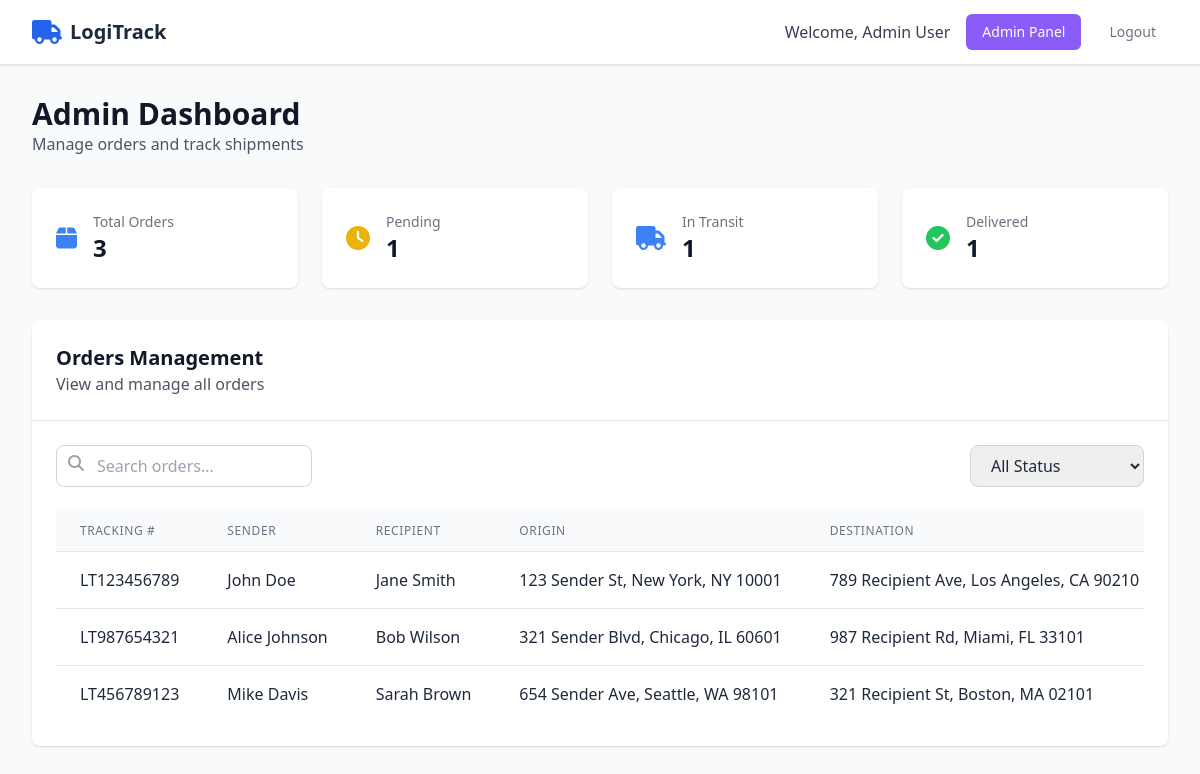
/admin.php (signed in), run on the app's committed database.
### tables this page shows
CREATE TABLE orders (
    id INT AUTO_INCREMENT PRIMARY KEY,
    tracking_number VARCHAR(50) NOT NULL UNIQUE,
    sender_name VARCHAR(100) NOT NULL,
    sender_address TEXT NOT NULL,
    sender_phone VARCHAR(20),
    sender_email VARCHAR(100),
    recipient_name VARCHAR(100) NOT NULL,
    recipient_address TEXT NOT NULL,
    recipient_phone VARCHAR(20),
    recipient_email VARCHAR(100),
    package_weight DECIMAL(10,2) NOT NULL,
    package_dimensions VARCHAR(50),
    service_type ENUM('standard', 'express', 'overnight', 'international') NOT NULL,
    special_instructions TEXT,
    status ENUM('pending', 'in_transit', 'out_for_delivery', 'delivered', 'cancelled') DEFAULT 'pending',
    current_location VARCHAR(255),
    estimated_delivery_date DATE,
    actual_delivery_date DATE,
    user_id INT,
    created_at TIMESTAMP DEFAULT CURRENT_TIMESTAMP,
    updated_at TIMESTAMP DEFAULT CURRENT_TIMESTAMP ON UPDATE CURRENT_TIMESTAMP,
    FOREIGN KEY (user_id) REFERENCES users(id) ON DELETE SET NULL
);

### functions/orders.php (called while the page is built, shortened)
<?php
function getAllOrders($filters = []) {
    try {
        $pdo = getDatabaseConnection();
        $sql = "SELECT o.*, u.full_name as customer_name
                FROM orders o
                LEFT JOIN users u ON o.user_id = u.id";
        $params = [];
        $sql .= " ORDER BY o.created_at DESC";
        $stmt = $pdo->prepare($sql);
        $stmt->execute($params);
        return $stmt->fetchAll();
    } catch (Exception $e) {
        error_log("Error getting orders: " . $e->getMessage());
        return [];
    }
}
function getOrderStatistics() {
    try {
        $pdo = getDatabaseConnection();
        $sql = "SELECT
                    COUNT(*) as total_orders,
                    SUM(CASE WHEN status = 'pending' THEN 1 ELSE 0 END) as pending_orders,
                    SUM(CASE WHEN status = 'in_transit' THEN 1 ELSE 0 END) as in_transit_orders,
                    SUM(CASE WHEN status = 'out_for_delivery' THEN 1 ELSE 0 END) as out_for_delivery_orders,
                    SUM(CASE WHEN status = 'delivered' THEN 1 ELSE 0 END) as delivered_orders,
                    SUM(CASE WHEN status = 'cancelled' THEN 1 ELSE 0 END) as cancelled_orders
                FROM orders";
        $stmt = $pdo->prepare($sql);
        $stmt->execute();
        return $stmt->fetch();
    } catch (Exception $e) {
        error_log("Error getting order statistics: " . $e->getMessage());
        return [];
    }
}
?>

### admin.php (the view, shortened to what this page needs)
<?php
require_once 'functions/orders.php';
include 'includes/header.php';
$statistics = getOrderStatistics();
$filters = [
    'status' => $_GET['status'] ?? '',
    'search' => $_GET['search'] ?? ''
];
$orders = getAllOrders($filters);
?>
<div class="min-h-screen bg-gray-50 py-8">
    <div class="max-w-7xl mx-auto px-4 sm:px-6 lg:px-8">
        <div class="mb-8">
            <h1 class="text-3xl font-bold text-gray-900">Admin Dashboard</h1>
            <p class="text-gray-600">Manage orders and track shipments</p>
        </div>
        <div class="grid grid-cols-1 md:grid-cols-2 lg:grid-cols-4 gap-6 mb-8">
            <div class="bg-white rounded-lg shadow p-6">
                <div class="flex items-center">
                    <div class="flex-shrink-0">
                        <i class="fas fa-box text-blue-500 text-2xl"></i>
                    </div>
                    <div class="ml-4">
                        <p class="text-sm font-medium text-gray-500">Total Orders</p>
                        <p class="text-2xl font-bold text-gray-900"><?php echo $statistics['total_orders'] ?? 0; ?></p>
                    </div>
                </div>
            </div>
            <div class="bg-white rounded-lg shadow p-6">
                <div class="flex items-center">
                    <div class="flex-shrink-0">
                        <i class="fas fa-clock text-yellow-500 text-2xl"></i>
                    </div>
                    <div class="ml-4">
                        <p class="text-sm font-medium text-gray-500">Pending</p>
                        <p class="text-2xl font-bold text-gray-900"><?php echo $statistics['pending_orders'] ?? 0; ?></p>
                    </div>
                </div>
            </div>
            <div class="bg-white rounded-lg shadow p-6">
                <div class="flex items-center">
                    <div class="flex-shrink-0">
                        <i class="fas fa-truck text-blue-500 text-2xl"></i>
                    </div>
                    <div class="ml-4">
                        <p class="text-sm font-medium text-gray-500">In Transit</p>
                        <p class="text-2xl font-bold text-gray-900"><?php echo $statistics['in_transit_orders'] ?? 0; ?></p>
                    </div>
                </div>
            </div>
            <div class="bg-white rounded-lg shadow p-6">
                <div class="flex items-center">
                    <div class="flex-shrink-0">
                        <i class="fas fa-check-circle text-green-500 text-2xl"></i>
                    </div>
                    <div class="ml-4">
                        <p class="text-sm font-medium text-gray-500">Delivered</p>
                        <p class="text-2xl font-bold text-gray-900"><?php echo $statistics['delivered_orders'] ?? 0; ?></p>
                    </div>
                </div>
            </div>
        </div>
        <div class="bg-white rounded-lg shadow">
            <div class="p-6 border-b border-gray-200">
                <h2 class="text-xl font-bold text-gray-900">Orders Management</h2>
                <p class="text-gray-600">View and manage all orders</p>
            </div>
            <div class="p-6">
                <div class="mb-6 flex flex-col md:flex-row justify-between items-center gap-4">
                    <div class="relative">
                        <input type="text" id="adminSearch" placeholder="Search orders..." class="pl-10 pr-4 py-2 border border-gray-300 rounded-lg focus:outline-none focus:ring-2 focus:ring-primary w-full md:w-64">
                        <i class="fas fa-search absolute left-3 top-2.5 text-gray-400"></i>
                    </div>
                    <select id="statusFilter" class="px-4 py-2 border border-gray-300 rounded-lg focus:outline-none focus:ring-2 focus:ring-primary">
                        <option value="">All Status</option>
                    </select>
                </div>
                <div class="overflow-x-auto">
                    <table class="min-w-full divide-y divide-gray-200">
                        <thead class="bg-gray-50">
                            <tr>
                                <th scope="col" class="px-6 py-3 text-left text-xs font-medium text-gray-500 uppercase tracking-wider">Tracking #</th>
                                <th scope="col" class="px-6 py-3 text-left text-xs font-medium text-gray-500 uppercase tracking-wider">Sender</th>
                                <th scope="col" class="px-6 py-3 text-left text-xs font-medium text-gray-500 uppercase tracking-wider">Recipient</th>
                                <th scope="col" class="px-6 py-3 text-left text-xs font-medium text-gray-500 uppercase tracking-wider">Origin</th>
                                <th scope="col" class="px-6 py-3 text-left text-xs font-medium text-gray-500 uppercase tracking-wider">Destination</th>
                            </tr>
                        </thead>
                        <tbody id="ordersTableBody" class="bg-white divide-y divide-gray-200">
                            <?php foreach ($orders as $order): ?>
                            <tr>
                                <td class="px-6 py-4 whitespace-nowrap"><?php echo htmlspecialchars($order['tracking_number']); ?></td>
                                <td class="px-6 py-4 whitespace-nowrap"><?php echo htmlspecialchars($order['sender_name']); ?></td>
                                <td class="px-6 py-4 whitespace-nowrap"><?php echo htmlspecialchars($order['recipient_name']); ?></td>
                                <td class="px-6 py-4 whitespace-nowrap"><?php echo htmlspecialchars($order['sender_address']); ?></td>
                                <td class="px-6 py-4 whitespace-nowrap"><?php echo htmlspecialchars($order['recipient_address']); ?></td>
                            </tr>
                            <?php endforeach; ?>
                        </tbody>
                    </table>
                </div>
            </div>
        </div>
    </div>
</div>
<?php
include 'includes/footer.php';
?>

### includes/header.php (shortened to what this page needs)
<?php
$currentUser = null;
if (isset($_SESSION['logged_in']) && $_SESSION['logged_in']) {
    $currentUser = [
        'id' => $_SESSION['user_id'],
        'name' => $_SESSION['user_name'],
        'email' => $_SESSION['user_email'],
        'user_type' => $_SESSION['user_type']
    ];
}
?>
<!DOCTYPE html>
<html lang="en">
<head>
    <script src="https://cdn.tailwindcss.com"></script>
    <link rel="stylesheet" href="https://cdnjs.cloudflare.com/ajax/libs/font-awesome/6.4.0/css/all.min.css">
    <link rel="stylesheet" href="assets/css/style.css">
</head>
<body class="bg-light text-dark font-sans">
    <nav class="navbar">
        <div class="max-w-7xl mx-auto px-4 sm:px-6 lg:px-8">
            <div class="flex justify-between h-16">
                <div class="flex items-center">
                    <div class="flex-shrink-0 flex items-center">
                        <a href="index.php" class="navbar-brand">
                            <i class="fas fa-truck text-primary text-2xl mr-2"></i>
                            <span class="text-xl font-bold text-dark">LogiTrack</span>
                        </a>
                    </div>
                </div>
                <div class="flex items-center">
                    <div class="flex items-center space-x-2">
                        <?php if ($currentUser): ?>
                            <div class="flex items-center space-x-4">
                                <span class="text-gray-700">Welcome, <?php echo htmlspecialchars($currentUser['name']); ?></span>
                                <?php if ($currentUser['user_type'] === 'admin'): ?>
                                    <a href="admin.php" class="bg-accent hover:bg-purple-700 text-white px-4 py-2 rounded-md text-sm font-medium">
                                        Admin Panel
                                    </a>
                                <?php endif; ?>
                                <button onclick="logout()" class="text-gray-500 hover:text-gray-900 px-3 py-2 rounded-md text-sm font-medium">
                                    Logout
                                </button>
                            </div>
                        <?php endif; ?>
                    </div>
                </div>
            </div>
        </div>
    </nav>

### includes/footer.php (shortened to what this page needs)
</body>
</html>

### assets/css/style.css (style rules this page uses)
:root { --primary-color: #2563eb; --secondary-color: #0ea5e9; --accent-color: #8b5cf6; --dark-color: #1e293b; --light-color: #f8fafc; --success-color: #10b981; --warning-color: #f59e0b; --error-color: #ef4444; --gray-100: #f3f4f6; --gray-200: #e5e7eb; --gray-300: #d1d5db; --gray-400: #9ca3af; --gray-500: #6b7280; --gray-600: #4b5563; --gray-700: #374151; --gray-800: #1f2937; --gray-900: #111827; }
* { box-sizing: border-box; }
body { font-family: 'Inter', -apple-system, BlinkMacSystemFont, 'Segoe UI', Roboto, sans-serif; line-height: 1.6; color: var(--dark-color); background-color: var(--light-color); margin: 0; padding: 0; }
html { scroll-behavior: smooth; }
.navbar { background-color: white; box-shadow: 0 1px 3px 0 rgba(0, 0, 0, 0.1), 0 1px 2px 0 rgba(0, 0, 0, 0.06); position: sticky; top: 0; z-index: 50; }
.navbar-brand { display: flex; align-items: center; font-size: 1.25rem; font-weight: bold; color: var(--dark-color); text-decoration: none; }
.navbar-brand i { color: var(--primary-color); margin-right: 0.5rem; }
.text-left { text-align: left; }
.mb-6 { margin-bottom: 1.5rem; }
.p-6 { padding: 1.5rem; }

### data on the page
orders: tracking_number "LT123456789", sender_name "John Doe", recipient_name "Jane Smith", sender_address "123 Sender St, New York, NY 10001", recipient_address "789 Recipient Ave, Los Angeles, CA 90210"
orders: tracking_number "LT987654321", sender_name "Alice Johnson", recipient_name "Bob Wilson", sender_address "321 Sender Blvd, Chicago, IL 60601", recipient_address "987 Recipient Rd, Miami, FL 33101"
orders: tracking_number "LT456789123", sender_name "Mike Davis", recipient_name "Sarah Brown", sender_address "654 Sender Ave, Seattle, WA 98101", recipient_address "321 Recipient St, Boston, MA 02101"

### other printed values
$currentUser['name'] "Admin User"
$statistics['total_orders'] "3"
$statistics['pending_orders'] "1"
$statistics['in_transit_orders'] "1"
$statistics['delivered_orders'] "1"
